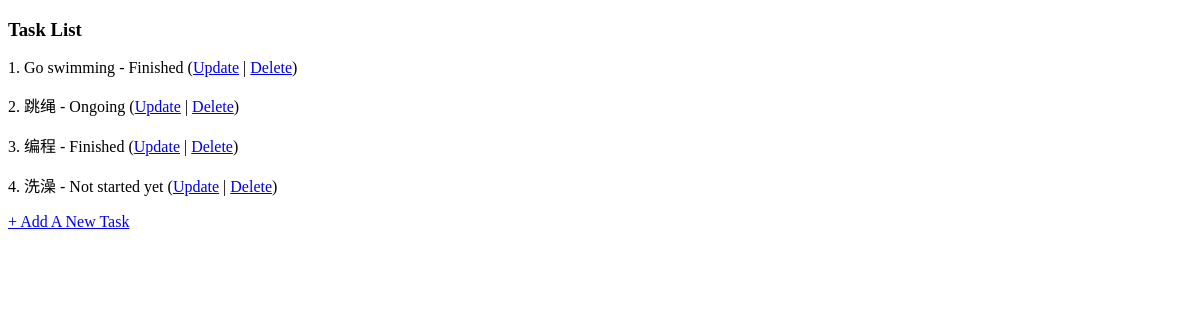
/tasks/, run on an earlier commit of the app's database.
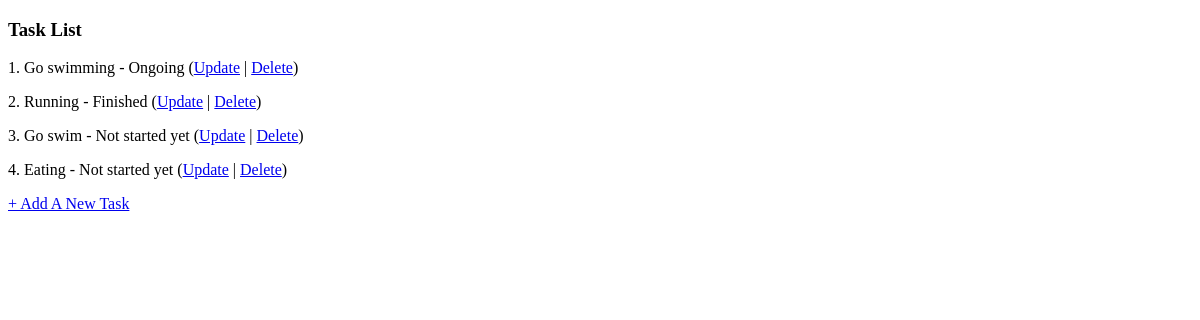
And on a later commit of the database.
### tasks/models.py (models this page shows, shortened)
class Task(models.Model):
    name = models.CharField(verbose_name="Task name", max_length=65, unique=True)
    status = models.CharField(verbose_name="Task status", max_length=1, choices=Status.choices)

### tasks/views.py (the view)
# urls.py: path('', views.TaskListView.as_view(), name='task_list'),
class TaskListView(ListView):
    model = Task
    context_object_name = 'tasks'

### tasks/templates/tasks/task_list.html (shortened to what this page needs)
<!DOCTYPE html>
<html lang="en">
<head>
</head>
<body>
<h3>Task List</h3>
{% for task in tasks %}
    <p>{{ forloop.counter }}. {{ task.name }} - {{ task.get_status_display }}
        (<a href="{% url 'tasks:task_update' task.id %}">Update</a> |
        <a href="{% url 'tasks:task_delete' task.id %}">Delete</a>)
    </p>
{% endfor %}
<p> <a href="{% url 'tasks:task_create' %}"> + Add A New Task</a></p>
</body>
</html>

What changed in the data, as far as the page shows it:
changed Task "Go swimming": status "Finished" → "Ongoing"
changed Task: name "跳绳" → "Running"; status "Ongoing" → "Finished"
changed Task: name "编程" → "Go swim"; status "Finished" → "Not started yet"
changed Task: name "洗澡" → "Eating"
